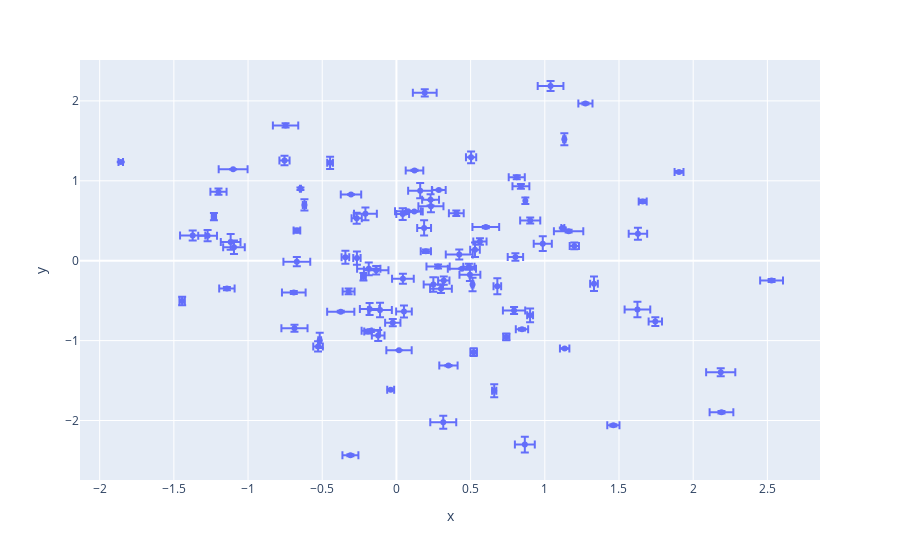

Notebook code cell kept with this figure:
### Markdown cell above
### 1.4.6 エラーバー

### Code cell
import numpy as np
import pandas as pd

np.random.seed(1)
df = pd.DataFrame(np.random.randn(100, 2), columns=["x", "y"])
px.scatter(
    df,
    x="x",
    y="y",
    error_x=np.random.rand(100) * 0.1,  # X値のエラー値
    error_y=np.random.rand(100) * 0.1,  # Y値のエラー値
).show()
